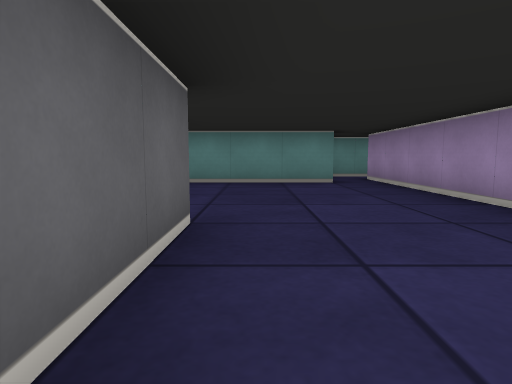
view 1 (above)

18 first-person views from a walk through a cub3D maze. The camera is about half as high as the walls, tilts 6° down and sees 75° across. The floor is counted in squares. Each view is taken from the middle of a square. On the plan, view 1 faces up. The plan holds only what a view shows up to about 9 squares ahead; the rest is blank. The place goes on beyond the plan.

view 2
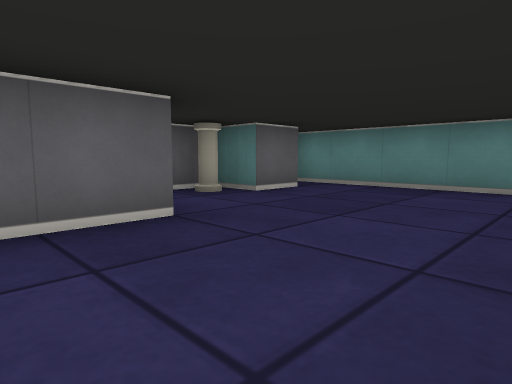

view 3
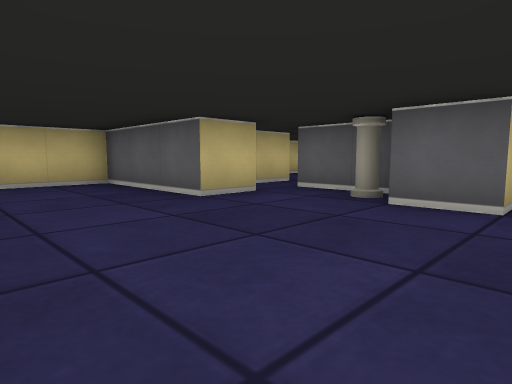

view 4
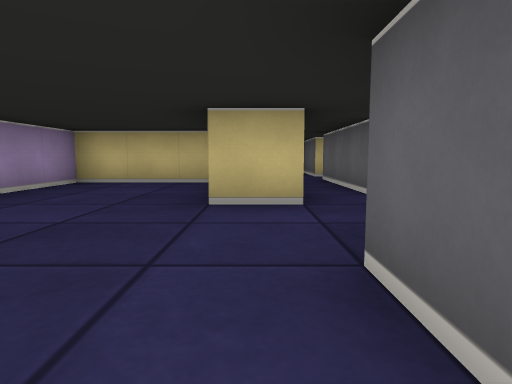

view 5
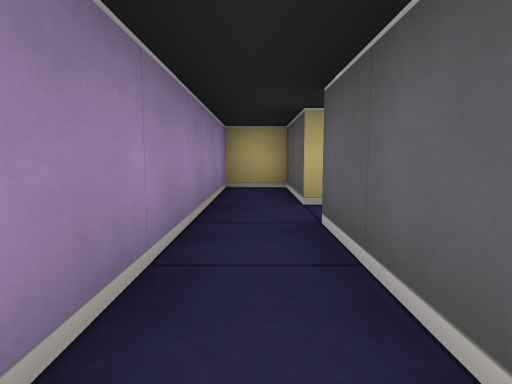

view 6
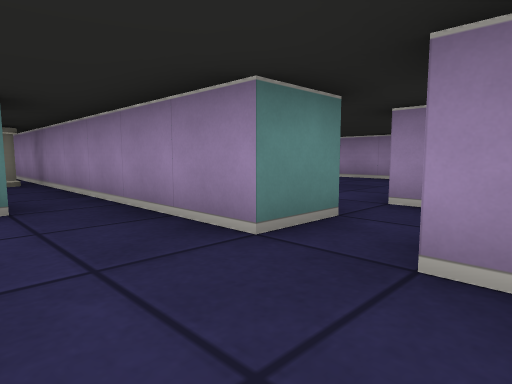

view 7
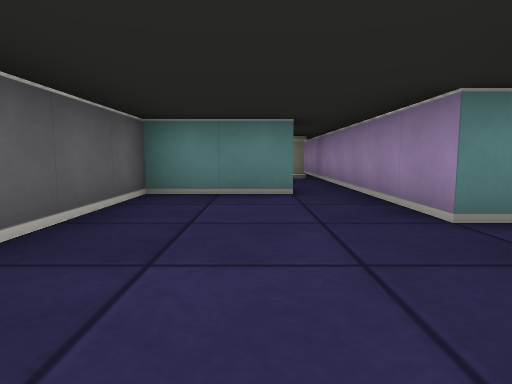

view 8
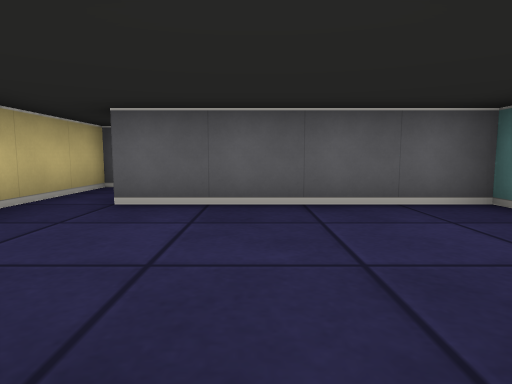

view 9
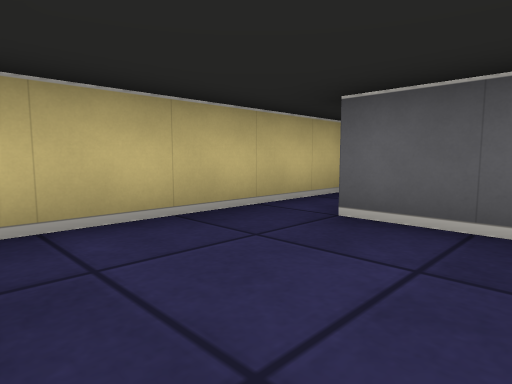

view 10
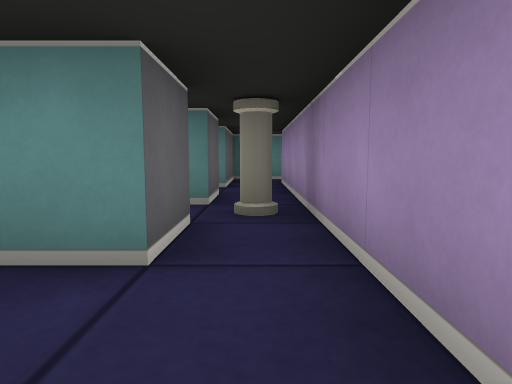

view 11
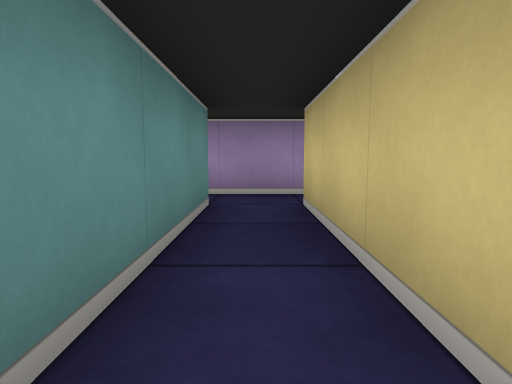

view 12
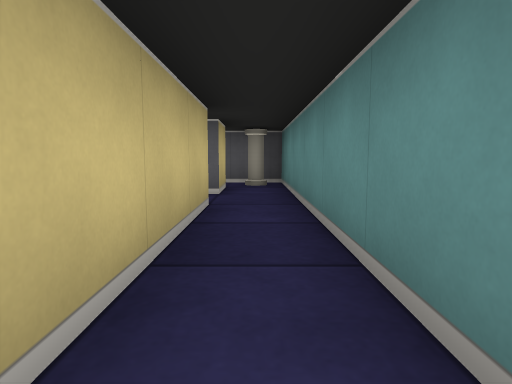

view 13
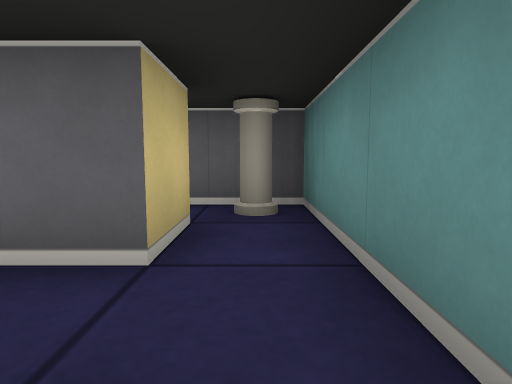

view 14
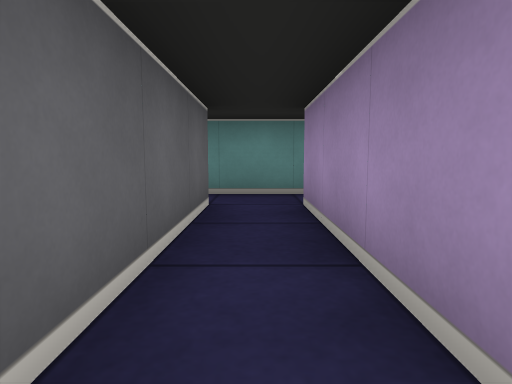

view 15
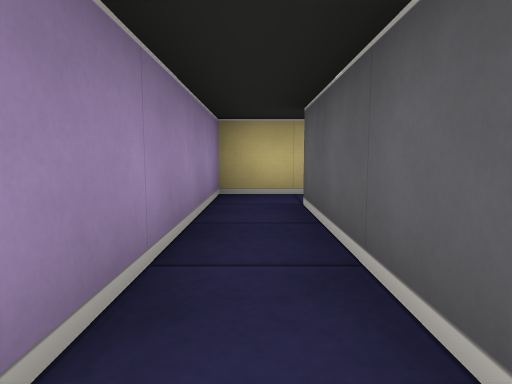

view 16
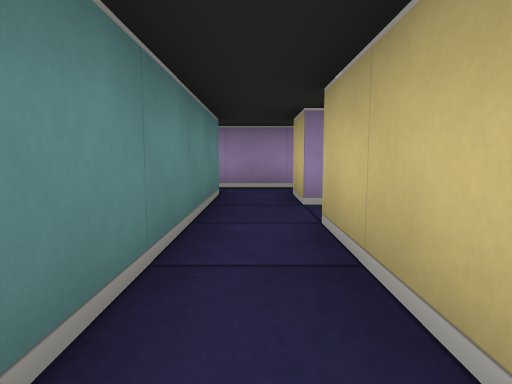

view 17
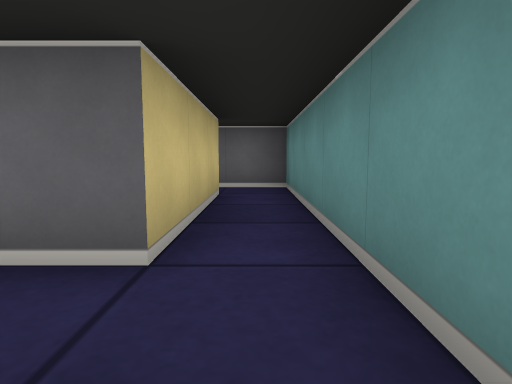

view 18
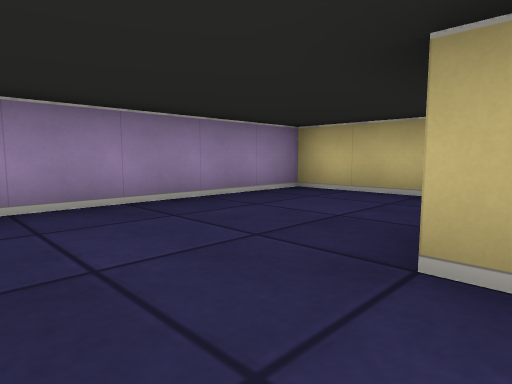

### Floor plan
Ten units are one square. View 1 is at (0, 0); x grows to the right and y downward. Boxes are objects, and circles mark ways between rooms. Rooms are numbered by the first view taken in them; rooms with no view inside come last. Other rooms are left out.
<svg viewBox="-110 -100 140 150">
<path fill="none" stroke="#000" d="M-16 -25 -5 -25 -5 5 25 5 25 -75M-25 -42 -25 -25M-25 -15 -25 15M-15 -56 -15 -45 -25 -45M16 -65 -24 -65M-25 25 -25 45 -15 45 -15 -5M-35 -15 -25 -15M-25 -25 -35 -25 -35 -45M-44 -45 -65 -45 -65 -5M-85 5 -42 5M-45 -75 -45 -65 -90 -65M-85 -55 -85 -25M-35 -45 -35 -95M-88 -15 -75 -15 -75 -55 -45 -55M-35 25 -25 25M-75 25 -45 25 -45 32M-25 15 -85 15 -85 26M-90 -65 -105 -65 -105 -52"/>
<rect x="-25" y="-45" width="10" height="10" fill="#bbb"><title>pillar</title></rect>
<rect x="-45" y="-85" width="10" height="10" fill="#bbb"><title>pillar</title></rect>
<rect x="-105" y="-65" width="10" height="10" fill="#bbb"><title>pillar</title></rect>
<circle cx="-30" cy="-20" r="3" fill="#2a7"/>
<circle cx="-30" cy="20" r="3" fill="#2a7"/>
<circle cx="-40" cy="-50" r="3" fill="#2a7"/>
<text x="0" y="-30">1</text>
<text x="-50" y="-20">2</text>
<text x="-60" y="-60">3</text>
<text x="-50" y="20">4</text>
<text x="-100" y="-50">5</text>
</svg>
Room 1 opens to room 2. Room 1 opens to room 4. Room 2 opens to room 3.

Where each view was taken, in squares from view 1:
view 1: 0 up, 0 right, facing up
view 2: 1 up, 2 right, facing up-left
view 3: 6 up, 2 right, facing down-left
view 4: 6 up, 1 left, facing down
view 5: 1 up, 2 left, facing down
view 6: 1 up, 5 left, facing up-right
view 7: 0 up, 5 left, facing up
view 8: 2 up, 3 left, facing left
view 9: 2 up, 4 left, facing down-left
view 10: 5 up, 4 left, facing up
view 11: 6 up, 8 left, facing right
view 12: 6 up, 4 left, facing left
view 13: 6 up, 7 left, facing left
view 14: 2 up, 8 left, facing up
view 15: 6 up, 8 left, facing down
view 16: 2 down, 7 left, facing right
view 17: 2 down, 3 left, facing left
view 18: 4 up, 1 left, facing down-right
